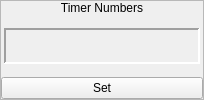
      <widget class="QFrame" name="frame_8">
       <property name="frameShape">
        <enum>QFrame::StyledPanel</enum>
       </property>
       <property name="frameShadow">
        <enum>QFrame::Raised</enum>
       </property>
       <layout class="QVBoxLayout" name="verticalLayout_15">
        <property name="spacing">
         <number>0</number>
        </property>
        <property name="margin">
         <number>0</number>
        </property>
        <item>
         <widget class="QLabel" name="label_15">
          <property name="sizePolicy">
           <sizepolicy hsizetype="Preferred" vsizetype="Fixed">
            <horstretch>0</horstretch>
            <verstretch>0</verstretch>
           </sizepolicy>
          </property>
          <property name="text">
           <string>Timer Numbers</string>
          </property>
          <property name="alignment">
           <set>Qt::AlignCenter</set>
          </property>
         </widget>
        </item>
        <item>
         <widget class="QWidget" name="widget_13" native="true">
          <layout class="QVBoxLayout" name="verticalLayout_16">
           <property name="spacing">
            <number>0</number>
           </property>
           <property name="margin">
            <number>0</number>
           </property>
           <item>
            <widget class="QWidget" name="widget_20" native="true">
             <layout class="QHBoxLayout" name="horizontalLayout_11">
              <property name="spacing">
               <number>0</number>
              </property>
              <property name="margin">
               <number>3</number>
              </property>
              <item>
               <widget class="QLabel" name="lblTimerNumbers">
                <property name="minimumSize">
                 <size>
                  <width>196</width>
                  <height>36</height>
                 </size>
                </property>
                <property name="maximumSize">
                 <size>
                  <width>196</width>
                  <height>36</height>
                 </size>
                </property>
                <property name="frameShape">
                 <enum>QFrame::Panel</enum>
                </property>
                <property name="frameShadow">
                 <enum>QFrame::Sunken</enum>
                </property>
                <property name="lineWidth">
                 <number>2</number>
                </property>
                <property name="text">
                 <string/>
                </property>
               </widget>
              </item>
             </layout>
            </widget>
           </item>
           <item>
            <widget class="QPushButton" name="bSetTimerNumbers">
             <property name="text">
              <string>Set</string>
             </property>
            </widget>
           </item>
          </layout>
         </widget>
        </item>
       </layout>
      </widget>
